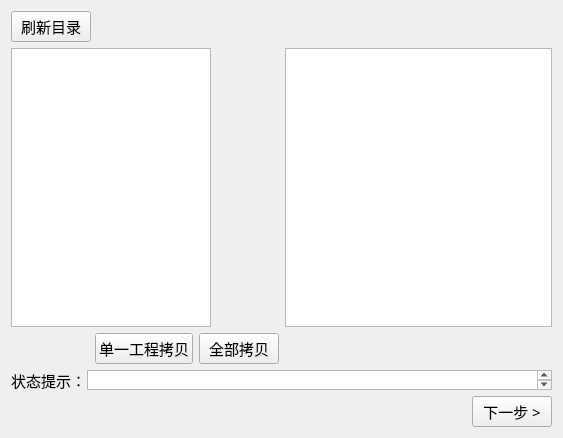
<?xml version="1.0" encoding="UTF-8"?>
<ui version="4.0">
 <class>CopyAvaliableTunnelWidget</class>
 <widget class="QWidget" name="CopyAvaliableTunnelWidget">
  <property name="geometry">
   <rect>
    <x>0</x>
    <y>0</y>
    <width>563</width>
    <height>438</height>
   </rect>
  </property>
  <property name="windowTitle">
   <string>办公室服务器程序-工程结果拷贝</string>
  </property>
  <layout class="QVBoxLayout" name="verticalLayout">
   <item>
    <layout class="QHBoxLayout" name="horizontalLayout">
     <item>
      <widget class="QPushButton" name="refreshButton">
       <property name="font">
        <font>
         <family>微软雅黑</family>
         <pointsize>11</pointsize>
        </font>
       </property>
       <property name="text">
        <string>刷新目录</string>
       </property>
       <property name="icon">
        <iconset>
         <normaloff>:/image/refresh (2).png</normaloff>:/image/refresh (2).png</iconset>
       </property>
      </widget>
     </item>
     <item>
      <spacer name="horizontalSpacer">
       <property name="orientation">
        <enum>Qt::Horizontal</enum>
       </property>
       <property name="sizeHint" stdset="0">
        <size>
         <width>40</width>
         <height>20</height>
        </size>
       </property>
      </spacer>
     </item>
    </layout>
   </item>
   <item>
    <layout class="QGridLayout" name="gridLayout">
     <item row="0" column="0">
      <widget class="QListView" name="linesView">
       <property name="maximumSize">
        <size>
         <width>200</width>
         <height>16777215</height>
        </size>
       </property>
       <property name="font">
        <font>
         <family>微软雅黑</family>
         <pointsize>11</pointsize>
        </font>
       </property>
      </widget>
     </item>
     <item row="0" column="1">
      <widget class="QTableWidget" name="actualTasksWidget">
       <property name="font">
        <font>
         <family>微软雅黑</family>
         <pointsize>11</pointsize>
        </font>
       </property>
      </widget>
     </item>
     <item row="1" column="0">
      <layout class="QHBoxLayout" name="horizontalLayout_2">
       <item>
        <spacer name="horizontalSpacer_3">
         <property name="orientation">
          <enum>Qt::Horizontal</enum>
         </property>
         <property name="sizeHint" stdset="0">
          <size>
           <width>40</width>
           <height>20</height>
          </size>
         </property>
        </spacer>
       </item>
       <item>
        <widget class="QPushButton" name="copyOneButton">
         <property name="font">
          <font>
           <family>微软雅黑</family>
           <pointsize>11</pointsize>
          </font>
         </property>
         <property name="text">
          <string>单一工程拷贝</string>
         </property>
        </widget>
       </item>
       <item>
        <widget class="QPushButton" name="copyAllButton">
         <property name="font">
          <font>
           <family>微软雅黑</family>
           <pointsize>11</pointsize>
           <weight>50</weight>
           <bold>false</bold>
          </font>
         </property>
         <property name="text">
          <string>全部拷贝</string>
         </property>
        </widget>
       </item>
      </layout>
     </item>
    </layout>
   </item>
   <item>
    <layout class="QHBoxLayout" name="horizontalLayout_3">
     <item>
      <widget class="QLabel" name="label">
       <property name="maximumSize">
        <size>
         <width>70</width>
         <height>20</height>
        </size>
       </property>
       <property name="font">
        <font>
         <family>微软雅黑</family>
         <pointsize>11</pointsize>
        </font>
       </property>
       <property name="text">
        <string>状态提示：</string>
       </property>
      </widget>
     </item>
     <item>
      <widget class="QTextEdit" name="textEdit">
       <property name="maximumSize">
        <size>
         <width>16777215</width>
         <height>20</height>
        </size>
       </property>
      </widget>
     </item>
    </layout>
   </item>
   <item>
    <layout class="QHBoxLayout" name="horizontalLayout_4">
     <item>
      <spacer name="horizontalSpacer_2">
       <property name="orientation">
        <enum>Qt::Horizontal</enum>
       </property>
       <property name="sizeHint" stdset="0">
        <size>
         <width>40</width>
         <height>20</height>
        </size>
       </property>
      </spacer>
     </item>
     <item>
      <widget class="QPushButton" name="nextWidgetButton">
       <property name="font">
        <font>
         <family>微软雅黑</family>
         <pointsize>11</pointsize>
        </font>
       </property>
       <property name="text">
        <string>下一步 &gt;</string>
       </property>
      </widget>
     </item>
    </layout>
   </item>
  </layout>
 </widget>
 <resources>
  <include location="../../resource/icons.qrc"/>
 </resources>
 <connections/>
</ui>
